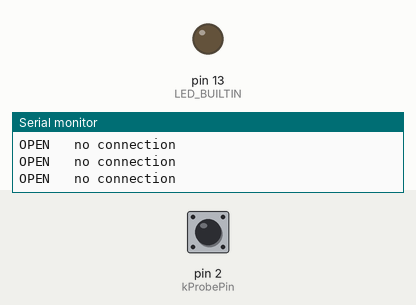
Bench run of a program on a simulated Arduino Uno, built with avr-gcc and run on an emulated ATmega328P. Shown: output pins drawn as LEDs (lit = HIGH), the last lines printed to the serial monitor. The test bench sets the inputs (shaded band); at power-on: pin 2 (kProbePin) HIGH.

Above: at 1.5 s.
1.6 s: pin 2 (kProbePin) pulled LOW for 0.15 s
At 1.67 s:
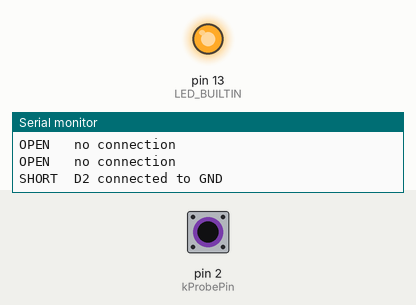
3.2 s: pin 2 (kProbePin) pulled LOW for 1 s
At 5.2 s:
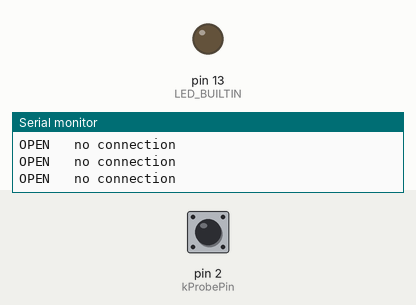
7.2 s: pin 2 (kProbePin) pulled LOW for 3.2 s
At 7.5 s:
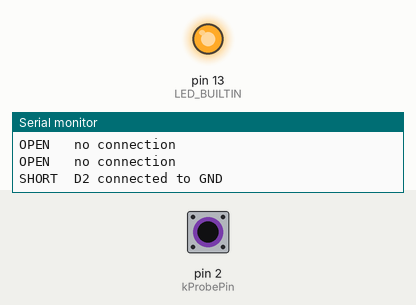
Timing chart, 0 to 11.9 s (numbered marks = the images above; inputs shaded):
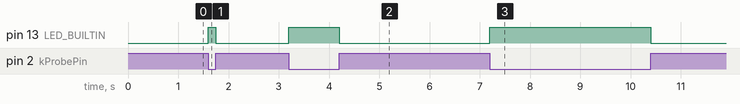

The program:

main.cpp
```cpp
/*
 * Continuity probe over USB serial.
 * D2 = probe (INPUT_PULLUP). Nano GND = black (or whichever colour you clip).
 * SHORT = D2 is connected to GND. OPEN = not connected.
 */

#include <Arduino.h>

static const uint8_t kProbePin = 2;
static const unsigned long kHeartbeatMs = 400;

void setup() {
  pinMode(kProbePin, INPUT_PULLUP);
  pinMode(LED_BUILTIN, OUTPUT);
  Serial.begin(115200);
  delay(300);
  Serial.println();
  Serial.println(F("=== RetroSlack DIN-8 continuity ==="));
  Serial.println(F("D2=probe  GND=clip to one colour"));
  Serial.println(F("SHORT = that colour hits this DIN pin"));
  Serial.println(F("OPEN  = no connection"));
}

void loop() {
  static int last = -1;
  static unsigned long lastPrint = 0;
  int now = digitalRead(kProbePin) == LOW ? 1 : 0;

  digitalWrite(LED_BUILTIN, now ? HIGH : LOW);

  unsigned long t = millis();
  if (now != last || (t - lastPrint) >= kHeartbeatMs) {
    last = now;
    lastPrint = t;
    if (now) {
      Serial.println(F("SHORT  D2 connected to GND"));
    } else {
      Serial.println(F("OPEN   no connection"));
    }
  }
}
```

Measured:
- after the input at 1.6 s, pin 13 (LED_BUILTIN): LOW → HIGH at once, → LOW 0.15 s later
- after the input at 3.2 s, pin 13 (LED_BUILTIN): LOW → HIGH at once, → LOW 1.0 s later
- after the input at 7.2 s, pin 13 (LED_BUILTIN): LOW → HIGH at once, → LOW 3.2 s later
